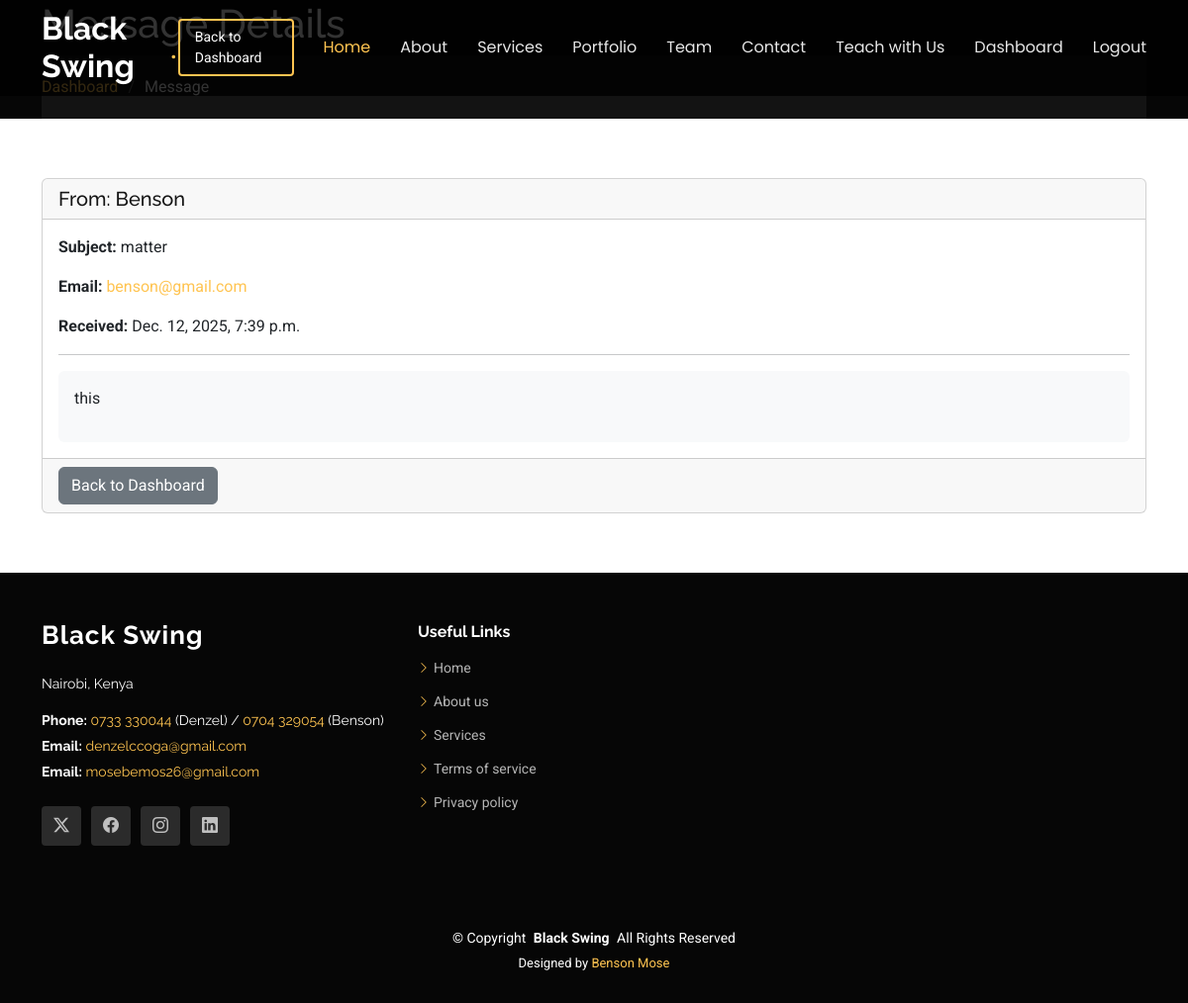
Page /dashboard/admin/message/5/ (signed in) on the committed database.
### core/models.py (models this page shows, shortened)
class ContactMessage(models.Model):
    name = models.CharField(max_length=255)
    email = models.EmailField()
    subject = models.CharField(max_length=255)
    message = models.TextField()
    is_read = models.BooleanField(default=False, db_index=True)
    created_at = models.DateTimeField(auto_now_add=True)
    class Meta:
        ordering = ['-created_at']

### dashboard/views.py (the view)
# urls.py: path('admin/message/<int:message_id>/', views.view_message, name='view_message'),
@login_required
def view_message(request, message_id):
    if not request.user.is_superuser:
        return redirect('dashboard_redirect')
    message = get_object_or_404(ContactMessage, id=message_id)
    if not message.is_read:
        message.is_read = True
        message.save()
    return render(request, 'dashboard/message_detail.html', {'message': message}) # Redirect to list instead of dash

### core/context_processors.py (called while the page is built)
def unread_messages_count(request):
    if request.user.is_authenticated and request.user.is_superuser:
        messages_count = ContactMessage.objects.filter(is_read=False).count()
        bookings_count = ServiceBooking.objects.filter(is_read=False).count()
        return {'unread_messages_count': messages_count + bookings_count}
    return {}

### templates/dashboard/message_detail.html
{% extends 'base.html' %}
{% block content %}
<main class="main">
    <div class="page-title dark-background">
        <div class="container">
            <h1>Message Details</h1>
            <nav class="breadcrumbs">
                <ol>
                    <li><a href="{% url 'admin_dashboard' %}">Dashboard</a></li>
                    <li class="current">Message</li>
                </ol>
            </nav>
        </div>
    </div>
    <section class="section">
        <div class="container">
            <div class="card">
                <div class="card-header">
                    <h5 class="mb-0">From: {{ message.name }}</h5>
                </div>
                <div class="card-body">
                    <p><strong>Subject:</strong> {{ message.subject }}</p>
                    <p><strong>Email:</strong> <a href="mailto:{{ message.email }}">{{ message.email }}</a></p>
                    <p><strong>Received:</strong> {{ message.created_at }}</p>
                    <hr>
                    <div class="message-content p-3 bg-light rounded">
                        {{ message.message|linebreaks }}
                    </div>
                </div>
                <div class="card-footer">
                    <a href="{% url 'admin_dashboard' %}" class="btn btn-secondary">Back to Dashboard</a>
                </div>
            </div>
        </div>
    </section>
</main>
{% endblock %}

### static/css/main.css (style rules this page uses)
:root { --default-font: "Roboto", system-ui, -apple-system, "Segoe UI", Roboto, "Helvetica Neue", Arial, "Noto Sans", "Liberation Sans", sans-serif, "Apple Color Emoji", "Segoe UI Emoji", "Segoe UI Symbol", "Noto Color Emoji"; --heading-font: "Raleway", sans-serif; --nav-font: "Poppins", sans-serif; }
:root { --background-color: #ffffff; --default-color: #444444; --heading-color: #151515; --accent-color: #ffc451; --surface-color: #ffffff; --contrast-color: #312f2f; }
:root { --nav-color: rgba(255, 255, 255, 0.905); --nav-hover-color: #ffc451; --nav-mobile-background-color: #ffffff; --nav-dropdown-background-color: #ffffff; --nav-dropdown-color: #212529; --nav-dropdown-hover-color: #ffc451; }
.dark-background { --background-color: #060606; --default-color: #ffffff; --heading-color: #ffffff; --surface-color: #252525; --contrast-color: #2a2727; }
:root { scroll-behavior: smooth; }
body { color: var(--default-color); background-color: var(--background-color); font-family: var(--default-font); }
a { color: var(--accent-color); text-decoration: none; transition: 0.3s; }
h1, h2, h3, h4, h5, h6 { color: var(--heading-color); font-family: var(--heading-font); }
.page-title { color: var(--default-color); background-color: var(--background-color); position: relative; }
.page-title nav { background-color: color-mix(in srgb, var(--default-color), transparent 95%); padding: 20px 0; }
.page-title nav ol { display: flex; flex-wrap: wrap; list-style: none; margin: 0; padding: 0; font-size: 16px; font-weight: 400; }
.page-title nav ol li+li { padding-left: 10px; }
.page-title nav ol li+li::before { content: "/"; display: inline-block; padding-right: 10px; color: color-mix(in srgb, var(--default-color), transparent 70%); }
section, .section { color: var(--default-color); background-color: var(--background-color); padding: 60px 0; scroll-margin-top: 80px; overflow: clip; }

### rows in the picture
ContactMessage: name "Benson", subject "matter", email "benson@gmail.com", created_at "Dec. 12, 2025, 7:39 p.m.", message "this"
